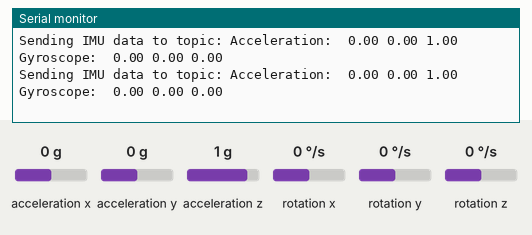
A sketch run on a simulated Arduino Nano 33 IoT. Shown: the last lines printed to the serial monitor. Inputs (shaded band) come from the test bench; at power-on: acceleration x 0 g, acceleration y 0 g, acceleration z 1 g, rotation x 0 °/s, rotation y 0 °/s, rotation z 0 °/s. WiFi joins after 1.5 s; servers stay silent unless stated; no MQTT or app messages arrive unless stated; not simulated (calls return 0 or success): arduino_secrets.h.

Above: at 2.7 s.
2.8 s: acceleration x set to -1.4 g
At 3.0 s:
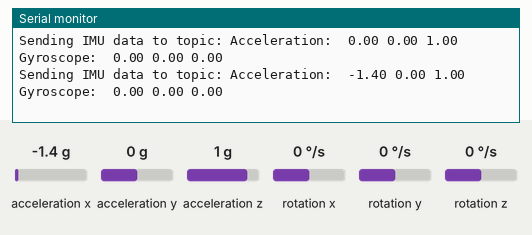
4.3 s: acceleration y set to -1.4 g
At 4.51 s:
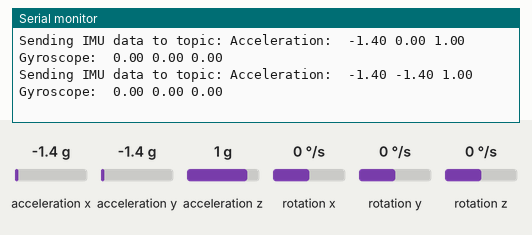
5.8 s: acceleration z set to -1.4 g
At 6.02 s:
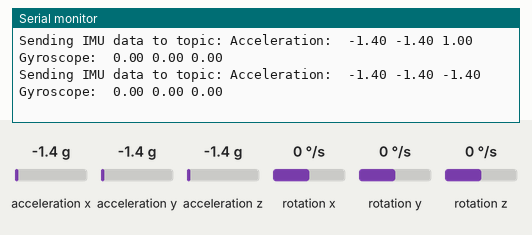
7.3 s: rotation x set to -192 °/s
At 7.53 s:
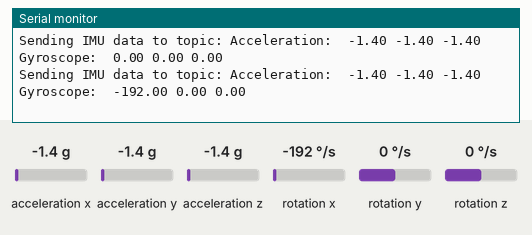
8.8 s: rotation y set to -192 °/s
At 9.04 s:
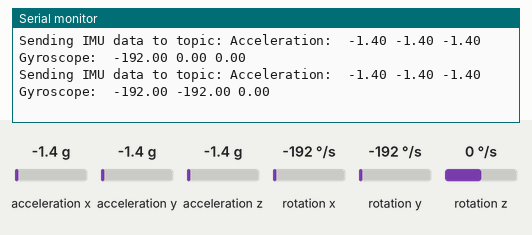

The sketch:

publisher.ino
```cpp
// This script was built upon the tutorial found at https://docs.arduino.cc/tutorials/uno-wifi-rev2/uno-wifi-r2-mqtt-device-to-device/.
// I added IMU code on top of this existing code by using the code from Task 1.


#include <ArduinoMqttClient.h>
#include <WiFiNINA.h>
#include "arduino_secrets.h"
#include <Arduino_LSM6DS3.h>
#include <ArduinoJson.h>


JsonDocument dict;

///////please enter your sensitive data in the Secret tab/arduino_secrets.h
char ssid[] = SECRET_SSID;        // your network SSID (name)
char pass[] = SECRET_PASS;    // your network password (use for WPA, or use as key for WEP)

WiFiClient wifiClient;
MqttClient mqttClient(wifiClient);

const char broker[] = "broker.hivemq.com";
int        port     = 1883;
const char topic[]  = "ece180d/ks";

//set interval for sending messages (milliseconds)
const long interval = 250;
unsigned long previousMillis = 0;

int count = 0;

void setup() {
  //Initialize serial and wait for port to open:
  Serial.begin(9600);
  while (!Serial) {
    ; // wait for serial port to connect. Needed for native USB port only
  }

  // attempt to connect to Wifi network:
  Serial.print("Attempting to connect to WPA SSID: ");
  Serial.println(ssid);
  while (WiFi.begin(ssid, pass) != WL_CONNECTED) {
    // failed, retry
    Serial.print(".");
    delay(5000);
  }

  Serial.println("You're connected to the network");
  Serial.println();

  Serial.print("Attempting to connect to the MQTT broker: ");
  Serial.println(broker);

  if (!mqttClient.connect(broker, port)) {
    Serial.print("MQTT connection failed! Error code = ");
    Serial.println(mqttClient.connectError());

    while (1);
  }

  Serial.println("You're connected to the MQTT broker!");
  Serial.println();


  if (!IMU.begin()) {
    Serial.println("Failed to initialize IMU!");

    while (1);
  }

  Serial.print("Accelerometer sample rate = ");
  Serial.print(IMU.accelerationSampleRate());
  Serial.println(" Hz");
  Serial.println();
  Serial.println("Acceleration in g's");
  Serial.println("X\tY\tZ");

  Serial.print("Gyroscope sample rate = ");
  Serial.print(IMU.gyroscopeSampleRate());
  Serial.println(" Hz");
  Serial.println();
  Serial.println("Gyroscope in degrees/second");
  Serial.println("X\tY\tZ");
}

void loop() {

  float ax, ay, az, gx, gy, gz;

  if (IMU.accelerationAvailable()) {
    IMU.readAcceleration(ax, ay, az);
  }


  if (IMU.gyroscopeAvailable()) {
    IMU.readGyroscope(gx, gy, gz);
  }

  // call poll() regularly to allow the library to send MQTT keep alive which
  // avoids being disconnected by the broker
  mqttClient.poll();

  unsigned long currentMillis = millis();

  if (currentMillis - previousMillis >= interval) {
    // save the last time a message was sent
    previousMillis = currentMillis;


    Serial.print("Sending IMU data to topic: ");
    Serial.print("Acceleration:  ");
    Serial.print(ax);
    Serial.print(" ");
    Serial.print(ay);
    Serial.print(" ");
    Serial.print(az);
    Serial.print('\t');
    Serial.print("Gyroscope:  ");
    Serial.print(gx);
    Serial.print(" ");
    Serial.print(gy);
    Serial.print(" ");
    Serial.println(gz);

    // send message, the Print interface can be used to set the message contents
    mqttClient.beginMessage(topic);
    dict["ax"] = ax;
    dict["ay"] = ay;
    dict["az"] = az;
    dict["gx"] = gx;
    dict["gy"] = gy;
    dict["gz"] = gz;

    serializeJson(dict, mqttClient);
    mqttClient.endMessage();

    Serial.println();
  }
}
```

Measured:
- after the input at 2.8 s, the serial monitor: prints a new line at once (image 1)
- after the input at 4.3 s, the serial monitor: prints a new line at once (image 2)
- after the input at 5.8 s, the serial monitor: prints a new line at once (image 3)
- after the input at 7.3 s, the serial monitor: prints a new line after 0.05 s (image 4)
- after the input at 8.8 s, the serial monitor: prints a new line after 0.06 s (image 5)
